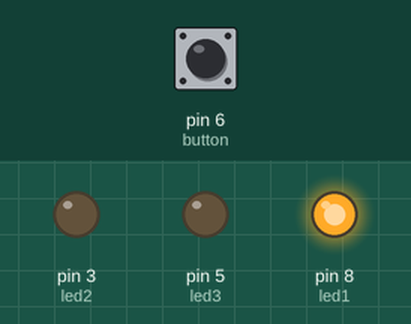
This sketch was run on a simulated Arduino Uno, built with avr-gcc and run on an emulated ATmega328P. Shown: output pins drawn as LEDs (lit = HIGH). Inputs (shaded band) come from the test bench; at power-on: pin 6 (button) LOW.

Above: at 0.05 s.
At 0.55 s:
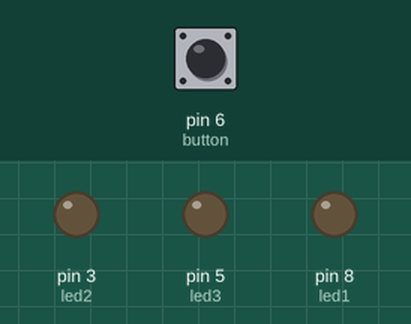
At 0.75 s:
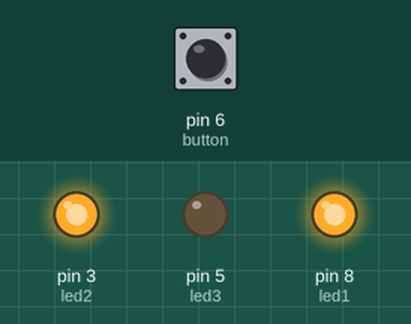
At 1.45 s:
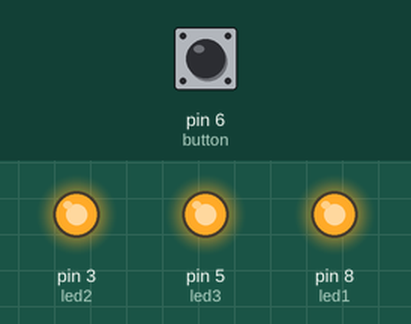
At 2.15 s:
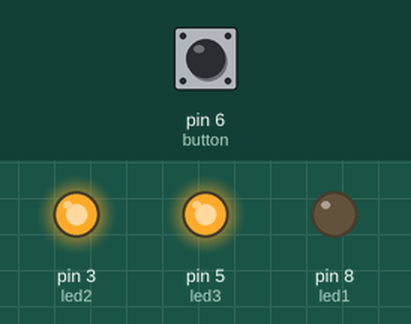
At 2.85 s:
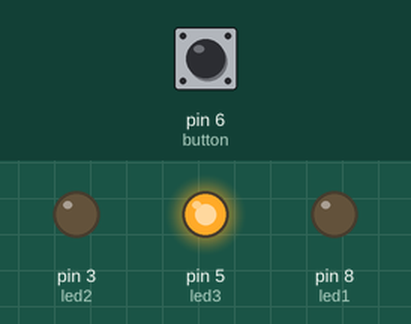
Timing chart, 0 to 3.1 s (numbered marks = the images above):
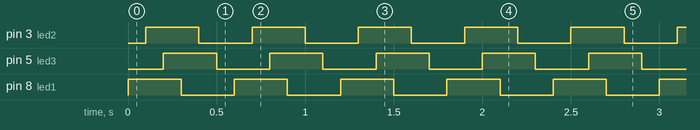

Measured:
- by itself, pin 3 (led2), pin 5 (led3), pin 8 (led1): alternates HIGH for 0.30 s and LOW for 0.30 s
- by itself, everything shown: repeats every 0.60 s, in 6 steps

The sketch:

part_blink.ino
```cpp
int led1 = 8;
int led2 = 3;
int led3 = 5;
int button = 6;

void setup() {
  pinMode(button,INPUT);
  pinMode(led1,OUTPUT);
  pinMode(led2,OUTPUT);
  pinMode(led3,OUTPUT);
    }

void loop() {
int ButtonStatus = digitalRead(button);


  digitalWrite(led1,HIGH);
  delay(100);
  digitalWrite(led2,HIGH);
  delay(100);
  digitalWrite(led3,HIGH);
  delay(100);
  digitalWrite(led1,LOW);
  delay(100);
  digitalWrite(led2,LOW);
  delay(100);
  digitalWrite(led3,LOW);
  delay(100);
  }
```
